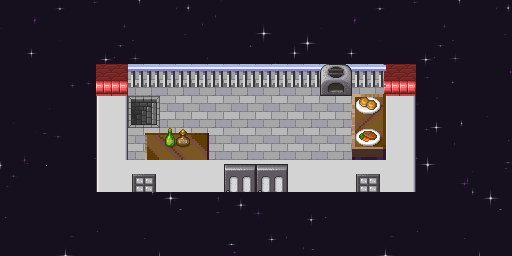

Below is a game level as drawn by its tile map, then a one-line description and the .tmx file that defines it, in full:
An orthogonal 16x8 tile map with 32x32 px tiles, 10 tile layers (startLivingroom, startFireworks, exitLivingroom, exitFireworks, ...), 5 tilesets.

<map version="1.4" tiledversion="1.4.3" orientation="orthogonal" renderorder="right-down" width="16" height="8" tilewidth="32" tileheight="32" infinite="0" nextlayerid="12" nextobjectid="1">
 <editorsettings>
  <export target="balcony.json" format="json" />
 </editorsettings>
 <tileset firstgid="1" name="cija_32x32_expansion for Pipoya_CC0" tilewidth="32" tileheight="32" tilecount="2394" columns="18">
  <image source="tiles/cija_32x32_expansion for Pipoya_CC0.png" width="576" height="4256" />
 </tileset>
 <tileset firstgid="2395" name="LightShadow_pipo" tilewidth="32" tileheight="32" tilecount="48" columns="8">
  <image source="tiles/Pipoya RPG Tileset 32x32/LightShadow_pipo.png" width="256" height="192" />
 </tileset>
 <tileset firstgid="2443" name="rc3-mullana-stars" tilewidth="32" tileheight="32" tilecount="100" columns="10">
  <image source="tiles/rc3-mullana-stars.png" width="320" height="320" />
 </tileset>
 <tileset firstgid="2543" name="tilesets_deviant_milkian_1" tilewidth="34" tileheight="34" tilecount="256" columns="16">
  <image source="tilesets_deviant_milkian_1.png" width="544" height="544" />
 </tileset>
 <tileset firstgid="2799" name="mapUtilities" tilewidth="32" tileheight="32" tilecount="9" columns="9">
  <image source="tiles/mapUtilities.png" width="288" height="32" />
  <tile id="3">
   <properties>
    <property name="collides" type="bool" value="true" />
   </properties>
  </tile>
 </tileset>
 <layer id="6" name="startLivingroom" width="16" height="8">
  <properties>
   <property name="startLayer" type="bool" value="true" />
  </properties>
  <data encoding="csv">
0,0,0,0,0,0,0,0,0,0,0,0,0,0,0,0,
0,0,0,0,0,0,0,0,0,0,0,0,0,0,0,0,
0,0,0,0,0,0,0,0,0,0,0,0,0,0,0,0,
0,0,0,0,0,0,0,0,0,0,0,0,0,0,0,0,
0,0,0,0,0,0,0,2800,2800,0,0,0,0,0,0,0,
0,0,0,0,0,0,0,0,0,0,0,0,0,0,0,0,
0,0,0,0,0,0,0,0,0,0,0,0,0,0,0,0,
0,0,0,0,0,0,0,0,0,0,0,0,0,0,0,0
</data>
 </layer>
 <layer id="9" name="startFireworks" width="16" height="8">
  <properties>
   <property name="startLayer" type="bool" value="true" />
  </properties>
  <data encoding="csv">
0,0,0,0,0,0,0,0,0,0,0,0,0,0,0,0,
0,0,0,0,0,0,0,0,0,0,0,0,0,0,0,0,
0,0,0,0,0,0,0,0,0,0,0,0,0,0,0,0,
0,0,0,0,0,2800,0,0,0,0,0,0,0,0,0,0,
0,0,0,0,0,0,0,0,0,0,0,0,0,0,0,0,
0,0,0,0,0,0,0,0,0,0,0,0,0,0,0,0,
0,0,0,0,0,0,0,0,0,0,0,0,0,0,0,0,
0,0,0,0,0,0,0,0,0,0,0,0,0,0,0,0
</data>
 </layer>
 <layer id="7" name="exitLivingroom" width="16" height="8">
  <properties>
   <property name="exitUrl" value="livingroom.json#startBalcony" />
  </properties>
  <data encoding="csv">
0,0,0,0,0,0,0,0,0,0,0,0,0,0,0,0,
0,0,0,0,0,0,0,0,0,0,0,0,0,0,0,0,
0,0,0,0,0,0,0,0,0,0,0,0,0,0,0,0,
0,0,0,0,0,0,0,0,0,0,0,0,0,0,0,0,
0,0,0,0,0,0,0,0,0,0,0,0,0,0,0,0,
0,0,0,0,0,0,0,2799,2799,0,0,0,0,0,0,0,
0,0,0,0,0,0,0,0,0,0,0,0,0,0,0,0,
0,0,0,0,0,0,0,0,0,0,0,0,0,0,0,0
</data>
 </layer>
 <layer id="8" name="exitFireworks" width="16" height="8">
  <properties>
   <property name="exiturl" value="fireworks.json" />
  </properties>
  <data encoding="csv">
0,0,0,0,0,0,0,0,0,0,0,0,0,0,0,0,
0,0,0,0,0,0,0,0,0,0,0,0,0,0,0,0,
0,0,0,0,0,0,0,0,0,0,0,0,0,0,0,0,
0,0,0,0,2799,0,0,0,0,0,0,0,0,0,0,0,
0,0,0,0,0,0,0,0,0,0,0,0,0,0,0,0,
0,0,0,0,0,0,0,0,0,0,0,0,0,0,0,0,
0,0,0,0,0,0,0,0,0,0,0,0,0,0,0,0,
0,0,0,0,0,0,0,0,0,0,0,0,0,0,0,0
</data>
 </layer>
 <layer id="10" name="collides" width="16" height="8">
  <data encoding="csv">
0,0,0,0,0,0,0,0,0,0,0,0,0,0,0,0,
0,0,0,0,0,0,0,0,0,0,0,0,0,0,0,0,
0,0,0,2802,2802,2802,2802,2802,2802,2802,2802,2802,2802,0,0,0,
0,0,0,2802,0,0,0,0,0,0,0,2802,2802,0,0,0,
0,0,0,2802,2802,2802,2802,0,0,0,0,2802,2802,0,0,0,
0,0,0,2802,2802,2802,2802,0,0,2802,2802,2802,2802,0,0,0,
0,0,0,0,0,0,2802,2802,2802,2802,0,0,0,0,0,0,
0,0,0,0,0,0,0,0,0,0,0,0,0,0,0,0
</data>
 </layer>
 <layer id="2" name="floor" width="16" height="8">
  <data encoding="csv">
0,0,0,0,0,0,0,0,0,0,0,0,0,0,0,0,
0,0,0,0,0,0,0,0,0,0,0,0,0,0,0,0,
0,0,0,0,650,650,650,650,650,650,650,650,0,0,0,0,
0,0,0,0,650,650,650,650,650,650,650,650,0,0,0,0,
0,0,0,0,650,650,650,650,650,650,650,650,0,0,0,0,
0,0,0,0,0,0,0,0,0,0,0,0,0,0,0,0,
0,0,0,0,0,0,0,0,0,0,0,0,0,0,0,0,
0,0,0,0,0,0,0,0,0,0,0,0,0,0,0,0
</data>
 </layer>
 <layer id="1" name="walls" width="16" height="8">
  <data encoding="csv">
2443,2444,2445,2446,2447,2448,2449,2450,2451,2452,2443,2444,2445,2446,2447,2448,
2453,2454,2455,2456,2457,2458,2459,2460,2461,2462,2453,2454,2455,2456,2457,2458,
2463,2464,2465,1282,0,0,0,0,0,0,0,0,1282,2466,2467,2468,
2473,2474,2475,1056,0,0,0,0,0,0,0,0,1056,2476,2477,2478,
2483,2484,2485,1056,0,0,0,0,0,0,0,0,1056,2486,2487,2488,
2493,2494,2495,1053,1054,1054,1054,1054,1054,1054,1054,1054,1055,2496,2497,2498,
2503,2504,2505,2506,2507,2508,2509,2510,2511,2512,2503,2504,2505,2506,2507,2508,
2513,2514,2515,2516,2517,2518,2519,2520,2521,2522,2513,2514,2515,2516,2517,2518
</data>
 </layer>
 <layer id="3" name="doors" width="16" height="8">
  <data encoding="csv">
0,0,0,0,0,0,0,0,0,0,0,0,0,0,0,0,
0,0,0,0,0,0,0,0,0,0,0,0,0,0,0,0,
0,0,0,0,0,0,0,0,0,0,0,0,0,0,0,0,
0,0,0,0,0,0,0,0,0,0,0,0,0,0,0,0,
0,0,0,0,0,0,0,0,0,0,0,0,0,0,0,0,
0,0,0,0,1335,0,0,944,944,0,0,1335,0,0,0,0,
0,0,0,0,0,0,0,0,0,0,0,0,0,0,0,0,
0,0,0,0,0,0,0,0,0,0,0,0,0,0,0,0
</data>
 </layer>
 <layer id="4" name="top" width="16" height="8">
  <data encoding="csv">
0,0,0,0,0,0,0,0,0,0,0,0,0,0,0,0,
0,0,0,0,0,0,0,0,0,0,0,0,0,0,0,0,
0,0,0,0,2794,2794,2794,2794,2794,2794,2794,2794,0,0,0,0,
0,0,0,0,0,0,0,0,0,0,0,2671,0,0,0,0,
0,0,0,0,2672,2673,2674,0,0,0,0,2687,0,0,0,0,
0,0,0,0,0,0,0,0,0,0,0,0,0,0,0,0,
0,0,0,0,0,0,0,0,0,0,0,0,0,0,0,0,
0,0,0,0,0,0,0,0,0,0,0,0,0,0,0,0
</data>
 </layer>
 <layer id="5" name="interior" width="16" height="8">
  <data encoding="csv">
0,0,0,0,0,0,0,0,0,0,0,0,0,0,0,0,
0,0,0,0,0,0,0,0,0,0,0,0,0,0,0,0,
0,0,0,0,0,0,0,0,0,0,1712,0,0,0,0,0,
0,0,0,0,745,0,0,0,0,0,0,2162,0,0,0,0,
0,0,0,0,0,2183,0,0,0,0,0,2163,0,0,0,0,
0,0,0,0,0,0,0,0,0,0,0,0,0,0,0,0,
0,0,0,0,0,0,0,0,0,0,0,0,0,0,0,0,
0,0,0,0,0,0,0,0,0,0,0,0,0,0,0,0
</data>
 </layer>
 <objectgroup id="11" name="floorLayer" />
</map>
